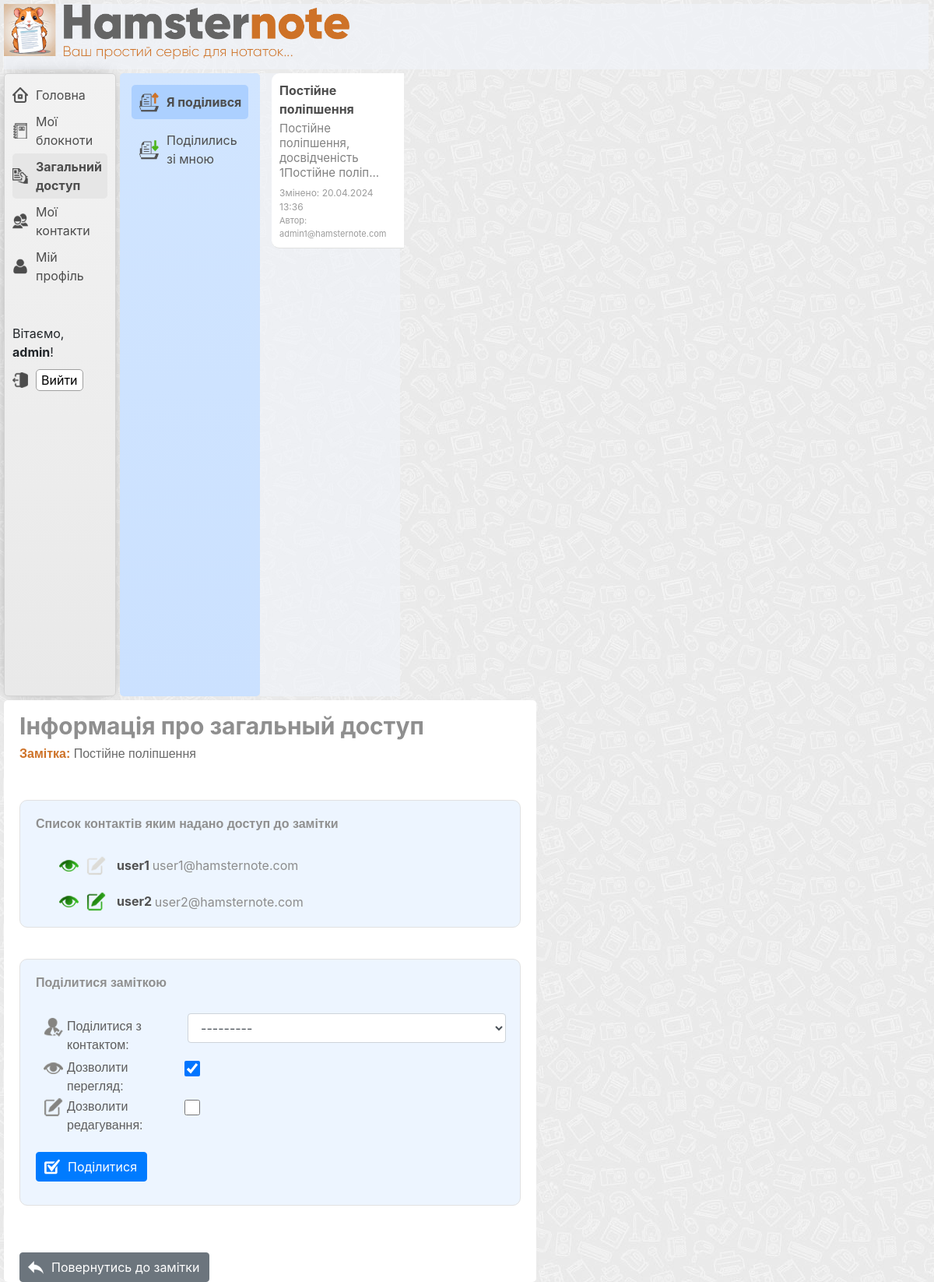
Before: /shared_note_from_me_settings_change/7/ (signed in) with the older database file.
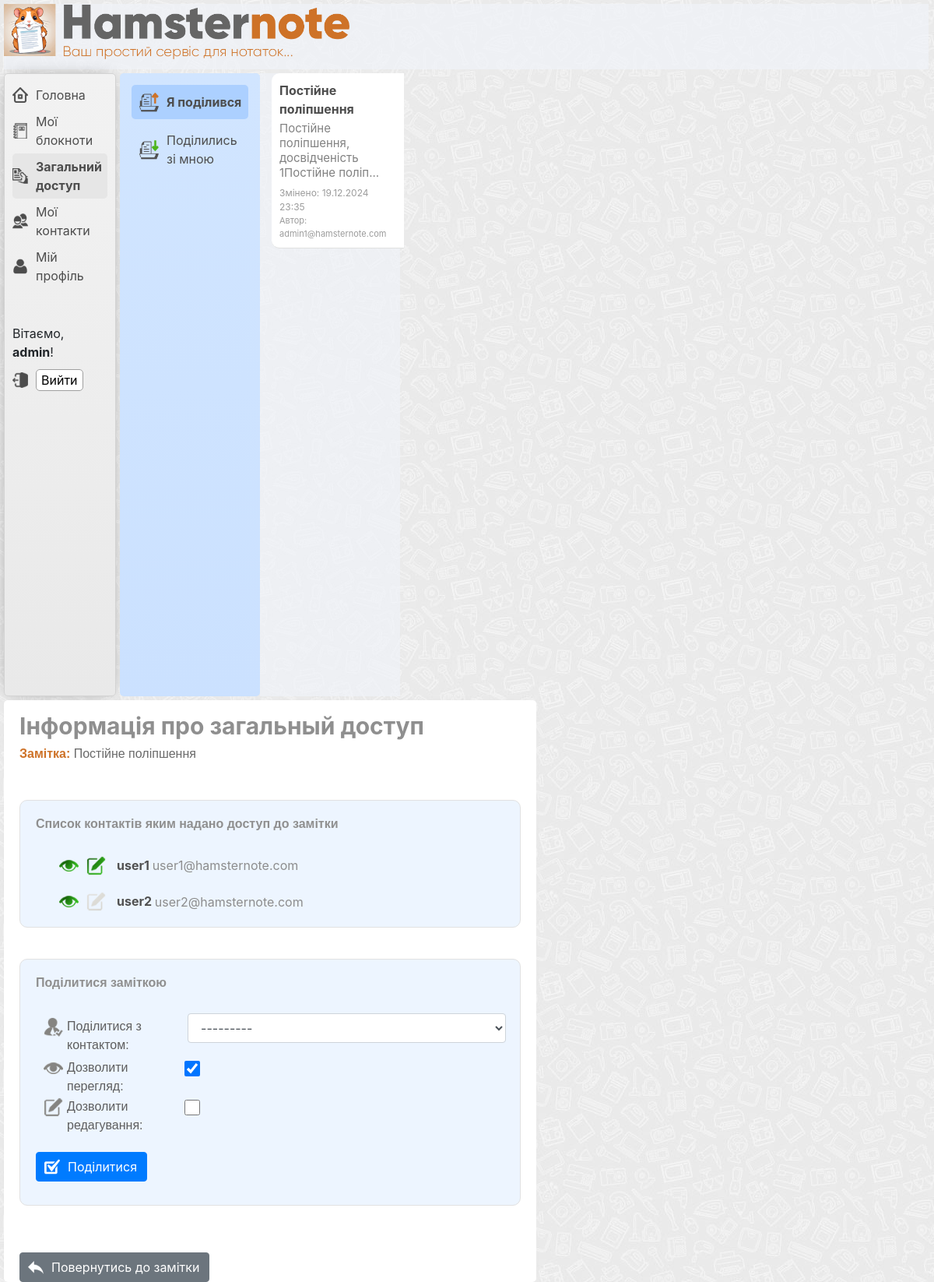
After: the same page with the newer database file.
### users/models.py (models this page shows, shortened)
class CustomUser(AbstractUser):
    email = models.EmailField(unique=True)

### note/models.py (models this page shows, shortened)
class TimestampMixin(models.Model):
    created_at = models.DateTimeField(auto_now_add=True)
    updated_at = models.DateTimeField(auto_now=True)
    class Meta:
        abstract = True

class Note(TimestampMixin):
    title = models.CharField(max_length=100)
    content = CKEditor5Field('Content', config_name='extends')
    notebook = models.ForeignKey(
        Notebook, on_delete=models.CASCADE, related_name='notes')
    author = models.ForeignKey(
        CustomUser, on_delete=models.CASCADE, related_name='created_notes')
    permission = models.CharField(
        max_length=4, choices=NotePermission.choices, default=NotePermission.EDITABLE)
    favorite = models.BooleanField(default=False)

### sharing_notes/models.py (models this page shows, shortened)
class TimestampMixin(models.Model):
    created_at = models.DateTimeField(auto_now_add=True)
    updated_at = models.DateTimeField(auto_now=True)
    class Meta:
        abstract = True

class SharingNote(TimestampMixin):
    owner = models.ForeignKey(CustomUser, on_delete=models.CASCADE)
    note = models.ForeignKey(Note, on_delete=models.CASCADE)
    shared_with = models.ForeignKey(Contact, on_delete=models.CASCADE)
    can_view = models.BooleanField(default=True)
    can_edit = models.BooleanField(default=False)

### user_contacts/models.py (models this page shows)
class Contact(models.Model):
    user = models.ForeignKey(
        CustomUser, on_delete=models.CASCADE, related_name='contacts')
    contact_user = models.ForeignKey(
        CustomUser, on_delete=models.CASCADE, related_name='contact_of')
    added_at = models.DateTimeField(auto_now_add=True)
    class Meta:
        unique_together = ['user', 'contact_user']
    def __str__(self):
        return f"{self.contact_user.username}"

### sharing_notes/views.py (the view, shortened to what this page needs)
# urls.py: path('shared_note_from_me_settings_change/<int:shared_note_id>/', views.shared_note_from_me_settings_change, name='shared_note_from_me_settings_change'),
@login_required
def shared_note_from_me_settings_change(request, shared_note_id):
    current_user = request.user
    shared_notes = SharingNote.objects.filter(owner=current_user).order_by('-created_at')
    user_notebooks = Notebook.objects.filter(created_by=current_user)
    note = get_object_or_404(Note, pk=shared_note_id)
    notebook_id = note.notebook.id
    notebook = get_object_or_404(Notebook, pk=notebook_id)
    notes = Note.objects.filter(notebook=notebook).order_by('-updated_at')
    form = SharingNoteForm(request.POST or None, user=current_user)
    note_shared_with_users = SharingNote.objects.filter(
        note=note, owner=request.user)
    context = {
        'category': 'shared',
        'subcategory': 'shared_from_me',
        'shared_notes': shared_notes,
        'notebook': notebook,
        'notebook_id': notebook_id,
        'notes': notes,
        'note': note,
        'note_id': shared_note_id,
        'form': form,
        'note_shared_with_users': note_shared_with_users,
    }
    return render(request, 'sharing_notes/shared_note_from_me_settings_change.html', context)

### sharing_notes/forms.py
class SharingNoteForm(forms.ModelForm):
    def __init__(self, *args, user=None, **kwargs):
        super().__init__(*args, **kwargs)
        if user is not None:
            self.fields['shared_with'].queryset = Contact.objects.filter(user=user)
    class Meta:
        model = SharingNote
        fields = ['shared_with', 'can_view', 'can_edit']
        widgets = {
            'shared_with': forms.Select(attrs={'class': 'form-control'}),
            'can_view': forms.CheckboxInput(attrs={'class': 'form-check-input'}),
            'can_edit': forms.CheckboxInput(attrs={'class': 'form-check-input'}),
        }
        labels = {
            'shared_with': 'Поділитися з контактом',
            'can_view': 'Дозволити перегляд',
            'can_edit': 'Дозволити редагування',
        }

### sharing_notes/templates/sharing_notes/shared_note_from_me_settings_change.html (shortened to what this page needs)
{% extends "main/base_template.html" %}
{% load static %}
{% block listbar %}
    <div class="wrapper-listbar">
         <ul class="share-listbar-ul">
            <li class="share-listbar-listbar-li   shared-from-user  {% if subcategory == 'shared_from_me'%}share-listbar-listbar-li-select{% endif %}">
                <a href="{% url 'shared_note_from_me' %}">Я поділився</a>
            </li>
             <li class="share-listbar-listbar-li   shared-for-user  {% if subcategory == 'shared_for_me'%}share-listbar-listbar-li-select{% endif %}">
                 <a href="{% url 'shared_note_for_me' %}">Поділились зі мною</a>
            </li>
        </ul>
    </div>
{% endblock %}
{% block detail_listbar %}
    <div class="wrapper-detail-listbar">
        <ul class="detail-listbar-ul">
            {% for note_selected in notes %}
                {% if note_selected.pk == note.pk %}
                    <li class="detail-listbar-li  note-li-select">
                        {% if note_selected.title|length > 50 %}
                            <a class="detail-listbar-a" href="{% url 'shared_note_from_me_detail' note_selected.pk %}">
                                {{ note_selected.title|striptags|slice:":50" }}...
                            </a>
                        {% else %}
                            <a class="detail-listbar-a" href="{% url 'shared_note_from_me_detail' note_selected.pk %}">
                                {{ note_selected.title }}
                            </a>
                        {% endif %}
                        <span class="note-short-description">{{ note_selected.content|striptags|slice:":50" }}...</span>
                        <span class="detail-listbar-update">Змінено: {{ note_selected.updated_at|date:"d.m.Y H:i" }}</span>
                        <span class="detail-listbar-author">Автор: {{ note_selected.author.email }}</span>
                    </li>
                {% endif %}
            {% endfor %}
        </ul>
    </div>
{% endblock %}
{% block contentbar %}
    <div class="wrapper-contentbar">
        <div class="title-shared-info-page">
            <h1>Інформація про загальный доступ</h1>
            <h6><span class="bold-h6">Замітка: </span>{{ note.title }}</h6>
        </div>
    <div class="shared-wrapper" id="shared-wrapper">
        <div class="shared-with-users-list">
            <h4>Список контактів яким надано доступ до замітки</h4>
            {% if note_shared_with_users.count < 1  %}
                <div class="info-block-shared-with">
                    <p>Замітка поки що не доступна жодному контакту.</p>
                </div>
            {% else %}
                <ul>
                    {% for note_shared in note_shared_with_users %}
                        <li>
                            {% if note_shared.can_view == True %}
                                <a href="#" onclick="loadPage(event, '{% url 'change_access_view_rights' note_shared_id=note_shared.id %}')" class="view-true">
                                    <img src="{% static 'main/img/view-true.png' %}" alt="" title="Перегляд дозволено">
                                </a>
                            {% else %}
                                <a href="#" onclick="loadPage(event, '{% url 'change_access_view_rights' note_shared_id=note_shared.id %}')" class="view-true">
                                    <img src="{% static 'main/img/view-false.png' %}" alt="" title="Перегляд заборонено">
                                </a>
                            {% endif %}
                            {% if note_shared.can_edit == True %}
                                <a href="#" onclick="loadPage(event, '{% url 'change_access_edit_rights' note_shared_id=note_shared.id %}')" class="edit-true">
                                    <img src="{% static 'main/img/edit-true.png' %}" alt="" title="Редагування дозволено">
                                </a>
                            {% else %}
                                <a href="#" onclick="loadPage(event, '{% url 'change_access_edit_rights' note_shared_id=note_shared.id %}')" class="edit-true">
                                    <img src="{% static 'main/img/edit-false.png' %}" alt="" title="Редагування заборонено">
                                </a>
                            {% endif %}
                            <a href="{% url 'contact_detail' note_shared.shared_with.pk %}" class="shared-list-username">
                                {% if note_shared.shared_with.contact_user.username|length > 40 %}
                                    {{ note_shared.shared_with.contact_user.username|striptags|slice:":40" }}...
                                {% else %}
                                    {{ note_shared.shared_with.contact_user.username }}
                                {% endif %}
                            </a>
                            <span class="shared-list-email">{{ note_shared.shared_with.contact_user.email }}</span>
                        </li>
                    {% endfor %}
                </ul>
            {% endif %}
        </div>
        <div class="share-note-form">
            <h4>Поділитися заміткою</h4>
             <div class="form-share-block">
                 <form method="post">
                    {{ form.as_p }}
                    <button type="submit" class="btn btn-primary   btn-icon-ok">Поділитися</button>
                </form>
             </div>
        </div>
        <div>
            <a class="button-back  btn btn-secondary   btn-icon-go-back" href="{% url 'shared_note_from_me_detail' note.pk %}">Повернутись до замітки</a>
        </div>
    </div>
{% endblock %}

### main/templates/main/base_template.html (shortened to what this page needs)
{% load static %}
<!doctype html>
<html lang="en">
<head>
    {% with version='262' %}<link rel="stylesheet" href="{% static 'main/css/main.css' %}?ver={{ version }}">{% endwith %}
    {% with version='262' %}<link rel="stylesheet" href="{% static 'main/css/user_contacts.css' %}?ver={{ version }}">{% endwith %}
    {% with version='262' %}<link rel="stylesheet" href="{% static 'main/css/sharing_notes.css' %}?ver={{ version }}">{% endwith %}
    <link rel="stylesheet" href="https://cdn.jsdelivr.net/npm/bootstrap@4.6.2/dist/css/bootstrap.min.css">
    <link rel="stylesheet" href="https://cdnjs.cloudflare.com/ajax/libs/highlight.js/11.5.1/styles/default.min.css">
    <link rel="stylesheet" href="{% static 'django_ckeditor_5/dist/styles.css' %}">
</head>
<body>
    <div class="main-container  clearfix">
        <div class="top-bar">
        </div>
        <div class="navigation-menu">
            <div class="navi-wrapper">
                <ul class="navi-block">
                    <li class="nav-home"><a href="{% url 'homepage' %}">Головна</a></li>
                    <li class="nav-notebook {% if category == 'notebooks'%}select-menu-category{% endif %}"><a href="{% url 'notebook_list' %}">Мої блокноти</a></li>
                    <li class="nav-shared {% if category == 'shared'%}select-menu-category{% endif %}"><a href="{% url 'shared_note_list' %}">Загальний доступ</a></li>
                    <li class="nav-contacts {% if category == 'contacts'%}select-menu-category{% endif %}"><a href="{% url 'contacts_list' %}">Мої контакти</a></li>
                    <li class="nav-profile {% if category == 'profile'%}select-menu-category{% endif %}"><a href="{% url 'edit_profile' %}">Мій профіль</a></li>
                </ul>
            </div>
            <div class="user-wrapper">
                <ul class="user-block">
                    {% if user.is_authenticated %}
                         <span class="user-hello-text">Вітаємо, <b>{{ user.get_username }}</b>!</span>
                         <li class="nav-logout">
                            <form method="post" action="{% url 'logout' %}">
                                <button class="logout-button" type="submit">Вийти</button>
                            </form>
                         </li>
                   {% else %}
                         <li><a href="{% url 'login'%}?next={{request.path}}">Login</a></li>
                   {% endif %}
                </ul>
            </div>
        </div>
        {% block listbar %}{% endblock %}
        {% block detail_listbar %}{% endblock %}
        {% block contentbar %}{% endblock %}
    </div>
</body>
</html>

### main/static/main/css/sharing_notes.css (style rules this page uses)
.share-listbar-ul { margin: 0; padding: 0; }
.share-listbar-listbar-li { padding-top: 10px; padding-bottom: 10px; padding-left: 45px; margin-bottom: 5px; margin-right: 10px; margin-left: 10px; border-radius: 0px 10px 10px 0px; position: relative; }
.share-listbar-listbar-li a { color: #4d4d4d; font-size: 16px; }
.share-listbar-listbar-li.shared-from-user { background-image: url(/static/main/img/share-from-user.png); background-size: 25px; background-repeat: no-repeat; background-position-x: 10px; background-position-y: center; }
.share-listbar-listbar-li.shared-for-user { background-size: 25px; background-image: url(/static/main/img/share-for-user.png); background-repeat: no-repeat; background-position-x: 10px; background-position-y: center; }
.share-listbar-listbar-li-select { background-color: #acd0ff; border-radius: 5px; font-weight: bold; }

Changed rows visible on the page:
changed Note "Постійне поліпшення": updated_at "20.04.2024 13:36" → "19.12.2024 23:35"
changed SharingNote "user1": can_edit False → True (drawn); can_edit: picture added; can_edit: picture removed
changed SharingNote "user2": can_edit True → False (drawn); can_edit: picture added; can_edit: picture removed
